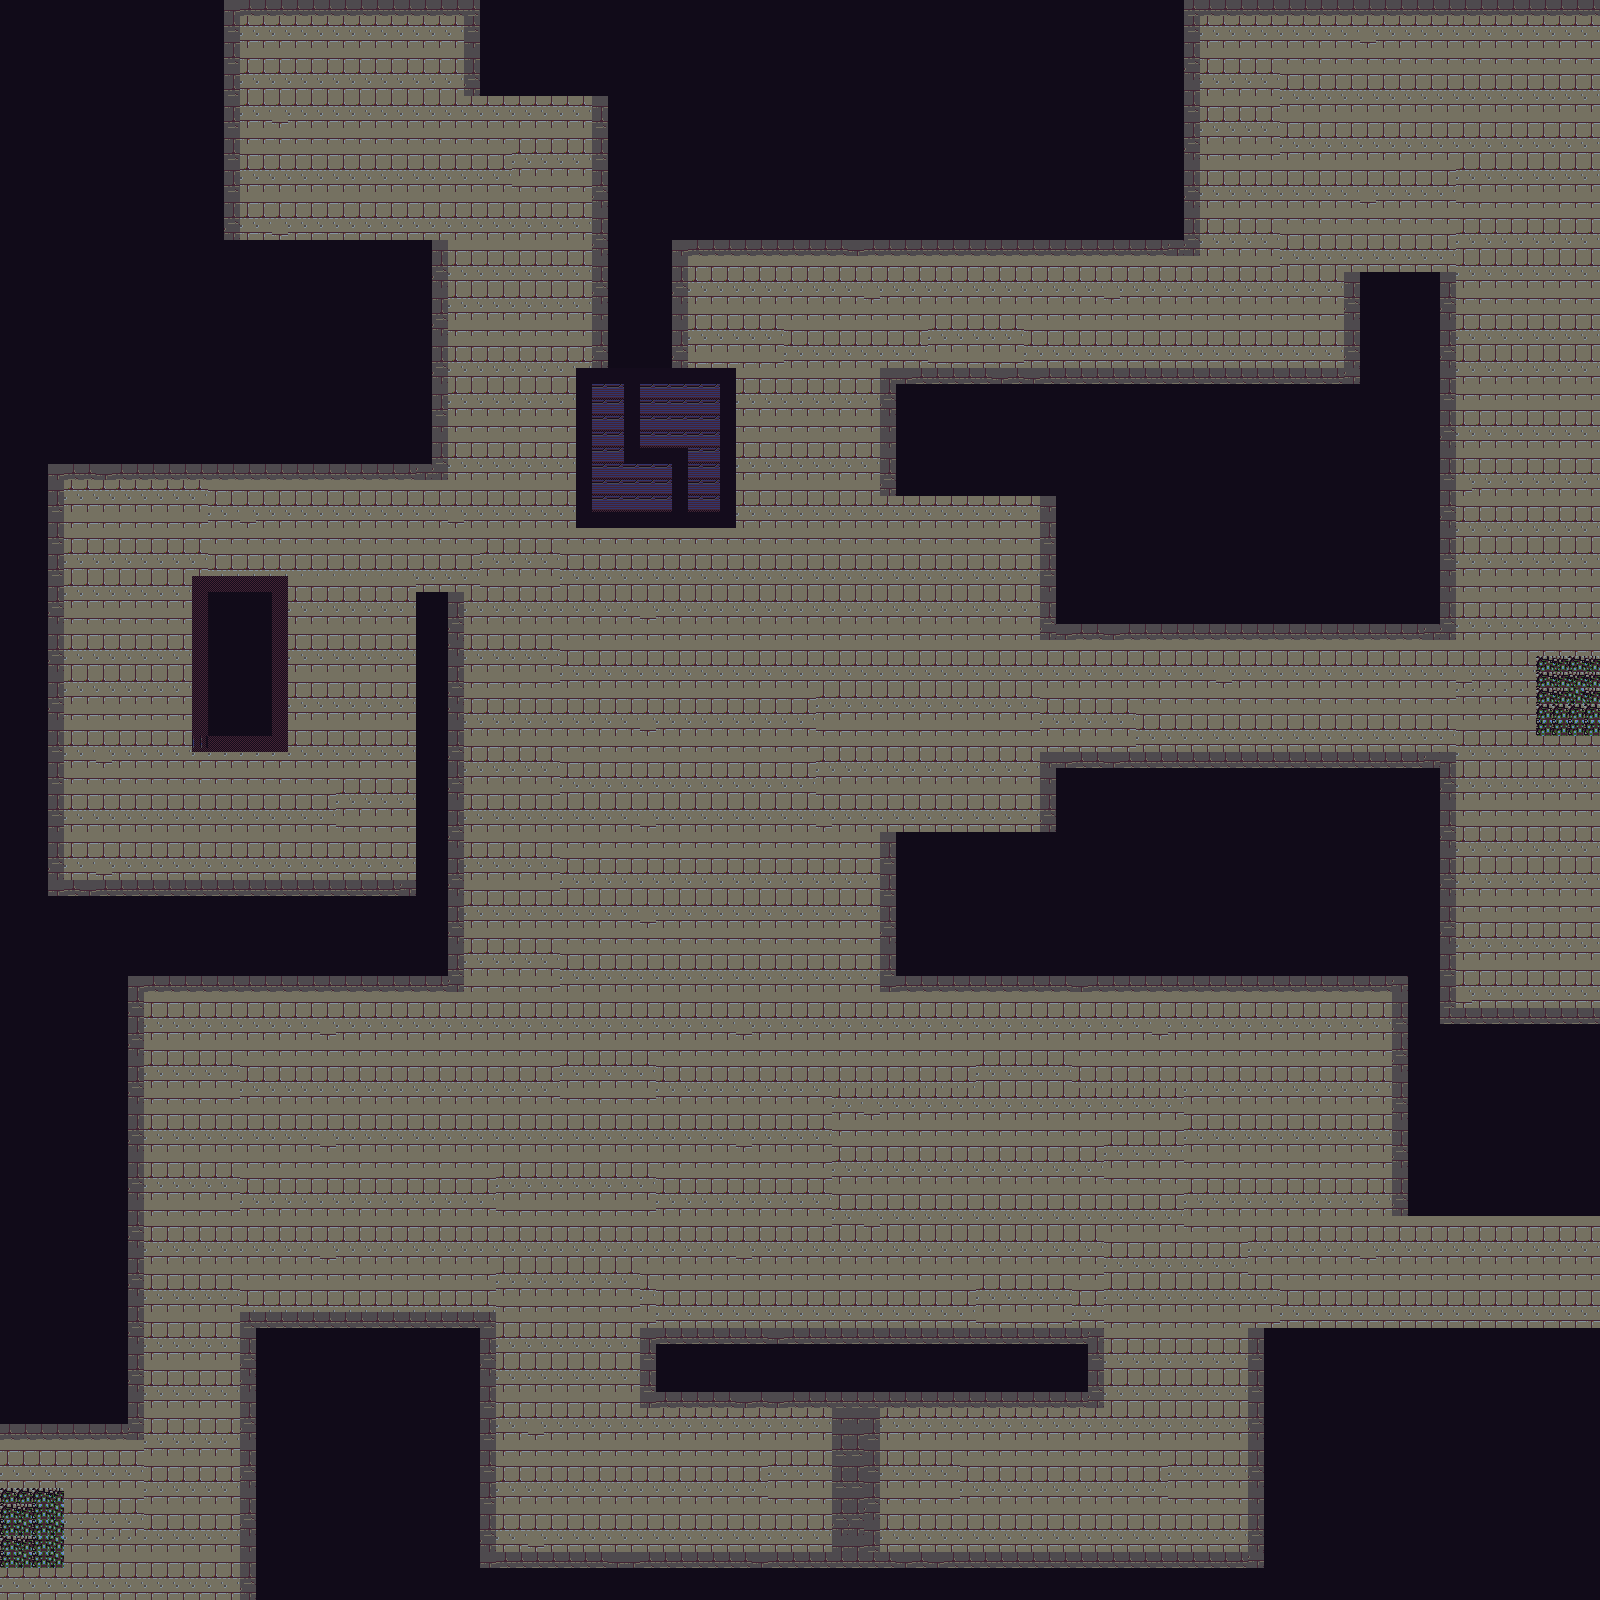

Below is a game level as drawn by its tile map, then a one-line description and the .tmx that defines it (tile-layer data replaced by summaries):
An orthogonal 100x100 tile map with 16x16 px tiles, 2 tile layers (Tile Layer 1, maze), 1 hidden layer not drawn, 2 tilesets and 3 objects.

<map version="1.0" orientation="orthogonal" renderorder="right-down" width="100" height="100" tilewidth="16" tileheight="16" nextobjectid="20">
 <tileset firstgid="1" name="Maze" tilewidth="16" tileheight="16" spacing="1" margin="1" tilecount="1288" columns="46">
  <image source="Image1.jpg" width="793" height="477" />
 </tileset>
 <tileset firstgid="1289" name="maze_2" tilewidth="16" tileheight="16" spacing="1" margin="1" tilecount="252" columns="18">
  <image source="Image2.png" width="320" height="240" />
 </tileset>
 <layer name="Tile Layer 1" width="100" height="100">
  <data>[10000 cells, 10000 non-empty, 1 distinct tile ids]</data>
 </layer>
 <layer name="maze" width="100" height="100">
  <data>[10000 cells, 6482 non-empty, 14 distinct tile ids]</data>
 </layer>
 <layer name="Door opens" width="100" height="100" visible="0">
  <data>[10000 cells, 713 non-empty, 2 distinct tile ids]</data>
 </layer>
 <objectgroup name="wall">
  <object id="15" x="1.33333" y="1438.67">
   <polygon points="0,0 142.667,1.33333 142.667,-446.667 462.667,-446.667 462.667,-846.667 414.667,-846.667 414.667,-558.667 62.6667,-558.667 62.6667,-958.667 446.667,-958.667 446.667,-1198.67 238.667,-1198.67 238.667,-1422.67 462.667,-1422.67 462.667,-1342.67 590.667,-1342.67 590.667,-1070.67 686.667,-1070.67 686.667,-1182.67 1198.67,-1182.67 1198.67,-1422.67 1598.67,-1422.67 1598.67,-1438.67 -1.33333,-1438.67" />
  </object>
  <object id="18" x="192" y="576" width="96" height="176" />
  <object id="19" x="640" y="1328" width="464" height="80" />
 </objectgroup>
</map>
